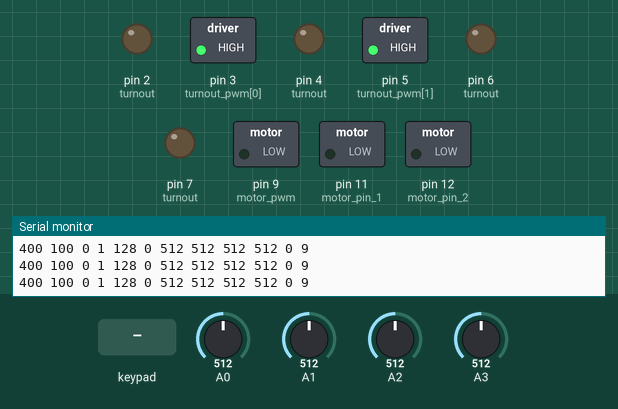
Recording of a sketch running on a simulated Arduino Uno, built with avr-gcc and run on an emulated ATmega328P. Shown: switched loads named in the sketch (green lamp = pin HIGH), output pins drawn as LEDs (lit = HIGH), the last lines printed to the serial monitor. The inputs (shaded band) are chosen by the test bench; at power-on: A0 = 512, A1 = 512, A2 = 512, A3 = 512.

Above: at 2.3 s.
2.4 s: key 'L' pressed
At 2.67 s:
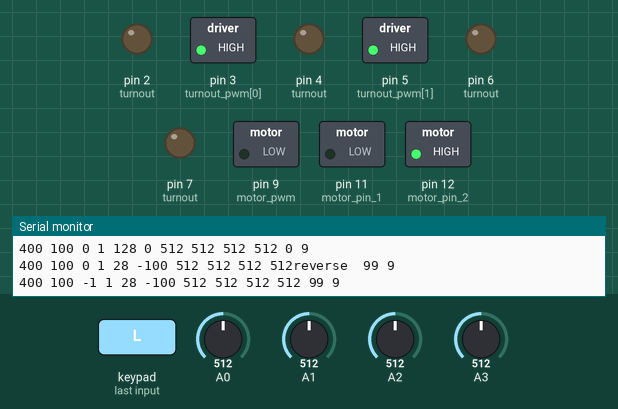
4.4 s: key 'R' pressed
At 4.7 s:
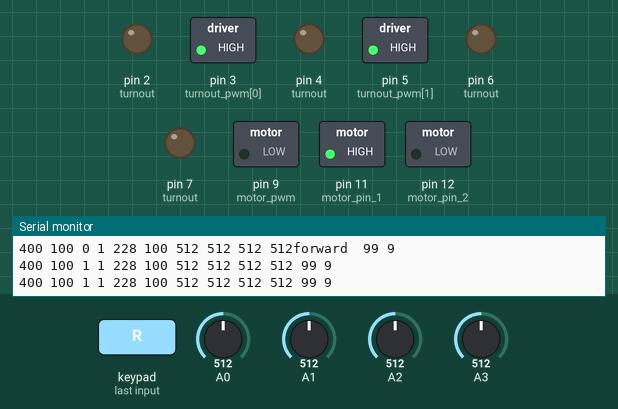
Timing chart, 0 to 7.4 s (numbered marks = the images above; inputs shaded):
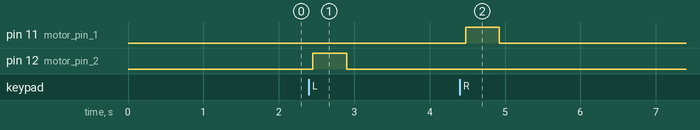

Measured:
- after the input at 2.4 s, pin 12 (motor_pin_2): LOW → HIGH after 0.05 s, → LOW 0.45 s later
- after the input at 4.4 s, pin 11 (motor_pin_1): LOW → HIGH after 0.08 s, → LOW 0.45 s later

The sketch:

motor_control_v5.ino
```cpp
/*

i2c_motor_v2 layout
REMOVED THROTTLE AND MOMENTUM POTS


http://www.gabrielbianconi.com/projects/arduinonunchuk/
nunchuk.analogX
nunchuk.analogY
nunchuk.accelX
nunchuk.accelY
nunchuk.accelZ
nunchuk.zButton
nunchuk.cButton
 */

#include <Wire.h>
#include <ArduinoNunchuk.h>
#define A 0
#define B 1


int turnout_pwm[] = {3, 5};   // pins for pwm
int turnout[][2] = {{4, 2}, {7, 6}}; // pins for turnouts
int turnout_pos[] = {0, 0};   //inital positions

int motor_pwm = 9;           //atmega pin17 <-WAS 8, BOARD MISTAKE
int motor_pin_1 = 11;         //atmega pin18
int motor_pin_2 = 12;         //atmega pin19
int pwm = 500;                // 0 - 1023
int throttle_trim_pin = 0;    // a0 atmega pin23
int momentum_trim_pin = 1;    // a2 atmega pin24
int dir = 0;
int throttle;
int throttle_limit = 400;
int momentum_limit = 100;

boolean chuk;
ArduinoNunchuk nunchuk = ArduinoNunchuk();
int chukXcenter; // stores inital value
int chukX;

void setup() {
  Serial.begin(9600);
  Serial.println("motor_control.ino");
  initChuk();
  pinMode(motor_pwm, OUTPUT);
  pinMode(motor_pin_1, OUTPUT);
  pinMode(motor_pin_2, OUTPUT);
  //pinMode(throttle_trim_pin, INPUT);
  digitalWrite(14, HIGH);
  digitalWrite(15, HIGH);
  //pinMode(momentum_trim_pin, INPUT);
  for(int x=0; x<2; x++){
    pinMode(turnout_pwm[x], OUTPUT);
    digitalWrite(turnout_pwm[x], HIGH);
    for(int y = 0; y<2; y++){
      pinMode(turnout[x][y], OUTPUT);
      digitalWrite(turnout[x][y], LOW);
    };
  };
  analogWrite(motor_pwm, 0);
  digitalWrite(motor_pin_1, LOW);
  digitalWrite(motor_pin_2, LOW);

}


boolean initChuk(){
  // initialize check and check inital readings
  nunchuk.init();
  delay(100);
  nunchuk.update();
  Serial.println(nunchuk.analogX, DEC);
  if (nunchuk.analogX > 255 or nunchuk.analogX <= 0){
    Serial.println("no chuk?");
    chuk = false;
    return false;
  };
  chukXcenter = nunchuk.analogX;
  Serial.print("Chuck initalized, centerX = ");
  Serial.println(chukXcenter);
  chuk = true;
  delay(1000);
  return true;
}


boolean checkChuk(){
  nunchuk.update();
  //Serial.println(nunchuk.analogX);
  if (nunchuk.analogX > 255 or nunchuk.analogX <= 0){
    //Serial.println("no chuk?");
    chuk = false;
    return false;
  }
  else if (int(nunchuk.analogX) == 255) {
    initChuk();
  }
  chukX = nunchuk.analogX - chukXcenter;
  return true;
}


void forward() {
  Serial.print("forward ");
  digitalWrite(motor_pin_1, HIGH);
  digitalWrite(motor_pin_2, LOW);
  dir = 1;
}


void reverse() {
  Serial.print("reverse ");
  digitalWrite(motor_pin_1, LOW);
  digitalWrite(motor_pin_2, HIGH);
  dir = -1;
}


void off() {
  Serial.println("off");
  digitalWrite(motor_pin_1, LOW);
  digitalWrite(motor_pin_2, LOW);
  dir = 0;
}


void loop() {
  //int throttle_limit = 1024 - analogRead(throttle_trim_pin);
  //int momentum_limit = 1024 - analogRead(momentum_trim_pin);
  checkChuk();
  Serial.print(throttle_limit);
  Serial.print(" ");
  Serial.print(momentum_limit);
  Serial.print(" ");
  Serial.print(dir);
  Serial.print(" ");
  Serial.print(chuk, DEC);
  Serial.print(" ");
  Serial.print(nunchuk.analogX);
  Serial.print(" ");
  Serial.print(chukX);
  int sw = analogRead(0);
  int w1 = analogRead(1);
  int w2 = analogRead(2);
  int e1 = analogRead(3);

  Serial.print(" ");
  Serial.print(sw);
  Serial.print(" ");
  Serial.print(w1);
  Serial.print(" ");
  Serial.print(w2);
  Serial.print(" ");
  Serial.print(e1);

  if (chuk) {
    if (chukX > 10 && dir != 1){
      forward();
    }
    else if (chukX < -10 && dir != -1){
      reverse();
    }
    if (abs(chukX) <= 10 && dir != 0) {
      off();
    }
    throttle = abs(chukX) / 100.0 * throttle_limit / 1023 * 255;
    if (throttle > 255) {
      throttle = 255;
    }
    if(dir == 1){
      if(e1 > 600){
        analogWrite(motor_pwm, throttle);
      }
      else{
        analogWrite(motor_pwm, 0);
      }
    }
    else if(dir == -1){
      if(w1 < 100 && w2 > 600){
        analogWrite(motor_pwm, throttle);
      }
      else{
        analogWrite(motor_pwm, 0);
      }
    }

    Serial.print(" ");
    Serial.print(throttle);
    Serial.print(" ");
    Serial.print(motor_pwm);
    delay(100);
    if (nunchuk.cButton){
      switch_turnout(A);
    }
    if (nunchuk.zButton){
      switch_turnout(B);
    }
  }

  Serial.println();
  delay(10);

}


void switch_turnout(int turn){
  int turnout_val = analogRead(0);
  Serial.println(turnout_val);

  if(turnout_val < 150){
    if(turnout_pos[turn] == 0){
      digitalWrite(turnout[turn][0], HIGH);
      delay(400);
      digitalWrite(turnout[turn][0], LOW);
      turnout_pos[turn] = 1;
      Serial.print("turnout ");
      Serial.print(turn);
      Serial.print(" moved to 1");
      delay(400);
    }
    else{
      digitalWrite(turnout[turn][1], HIGH);
      delay(200);
      digitalWrite(turnout[turn][1], LOW);
      turnout_pos[turn] = 0;
      Serial.print("turnout ");
      Serial.print(turn);
      Serial.print(" moved to 0");
      delay(500);
    }
  }
  else{
    Serial.println("turnout covered");
    delay(500);
  }
}


void loop_turnouts() {
  Serial.println("1");
  //digitalWrite(turnout_B_1, HIGH);
  delay(100);
  //digitalWrite(turnout_B_1, LOW);
  delay(2000);
  //digitalWrite(turnout_B_2, HIGH);
  delay(100);
  //digitalWrite(turnout_B_2, LOW);
  delay(2000);

}
```
